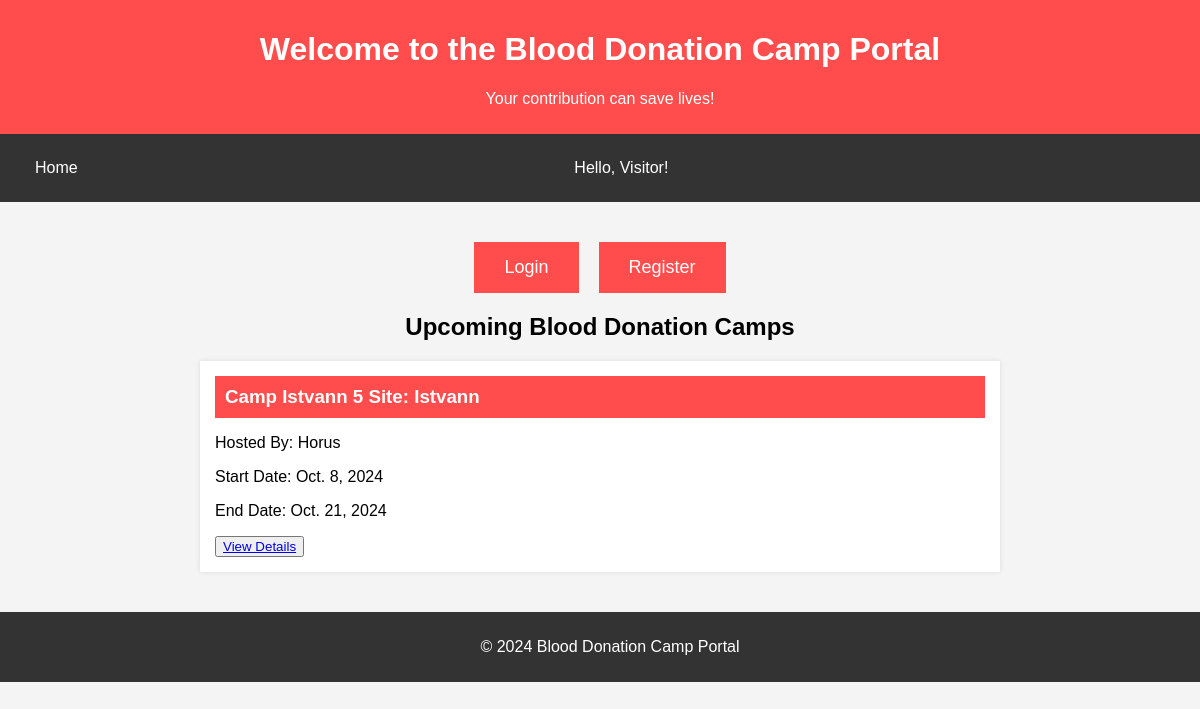
Before: / with the older database file.
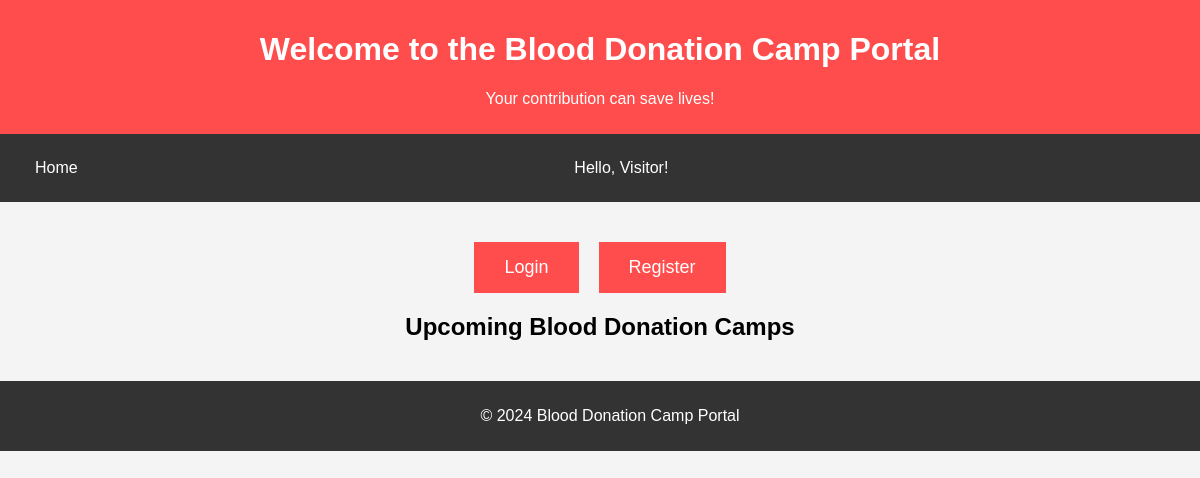
After: the same page with the newer database file.
### mini/models.py (models this page shows, shortened)
class Camp(models.Model):
    name = models.CharField(max_length=50,blank=False)
    id = models.IntegerField(primary_key=True,blank=False)
    addr = models.CharField(max_length=225,blank=False)
    loc = models.CharField(max_length=225,blank=False)
    owned = models.ForeignKey(to=Admin,on_delete=models.CASCADE)
    start = models.DateField(blank=False)
    end = models.DateField(blank=False)

class Admin(models.Model):
    name = models.CharField(max_length=50,blank=False)
    id = models.IntegerField(primary_key=True,blank=False)
    passwrd = models.CharField(blank=False,max_length=225,default=make_password('LUPERCAL'))
    dob = models.DateField(blank=False)
    isAdmin = models.BooleanField(default=False)
    isCampOrg = models.BooleanField(default=False)
    isHosp = models.BooleanField(default=False)
    belongs = models.CharField(max_length=120,blank=False)

### mini/views.py (the view)
# urls.py: path('', views.home_view,name='home'),
def home_view(req,**opt):
    curr_date = datetime.date.today()
    available_camp = models.Camp.objects.filter(end__gt=curr_date)
    context = {'camps':available_camp}
    context.update(opt)
    return render(req,'home/index.html',context=context)

### mini/templates/home/index.html (shortened to what this page needs)
<!DOCTYPE html>
<html lang="en">
<head>
</head>
<body>
    <header>
        <h1>Welcome to the Blood Donation Camp Portal</h1>
        <p>Your contribution can save lives!</p>
    </header>
    <nav>
        <a href="/">Home</a>
        <a href="#"> {% if request.session.user is not None %} Hello, {{request.session.name}} {% else %} Hello, Visitor! {% endif %}</a>
        {% if request.session.user and not request.session.who %}
            <a href="{% url 'camp_reg' request.session.user %}">Registered Camps</a>
        {% else %}
            <a href="#"></a>
        {%  endif %}
    </nav>
    <section>
        {% if request.session.user %}
            <div class="login-register">
                <form action="{% url 'logout' %}" method="post" onsubmit="return alert('Are you sure about this');">
                    {% csrf_token %}
                    <input type="submit" value="Logout">
                </form>
            </div>
        {% else %}
            <div class="login-register">
                <button onclick="window.location.href='{% url 'login' %}'">Login</button>
                <button onclick="window.location.href='{% url 'register' %}'">Register</button>
            </div>
        {%  endif %}
        <h2>Upcoming Blood Donation Camps</h2>
        <div class="camp-list">
            {% for i in camps %}
            <div class="camp">
                <h3>Camp {{i.name}}: {{i.loc}}</h3>
                <p>Hosted By: {{i.owned.name}}</p>
                <p>Start Date: {{i.start}}</p>
                <p>End Date: {{i.end}}</p>
                <button><a href='{% url 'camp' i.id %}'>View Details</a></button>
            </div>
            {% endfor %}
        </div>
    </section>
    <footer>
        <p>&copy; 2024 Blood Donation Camp Portal </p>
    </footer>
</body>
</html>

Changed rows visible on the page:
no longer on this page (row edited): Camp: name "Istvann 5 Site", loc "Istvann", owned.name "Horus", start "Oct. 8, 2024", end "Oct. 21, 2024"
